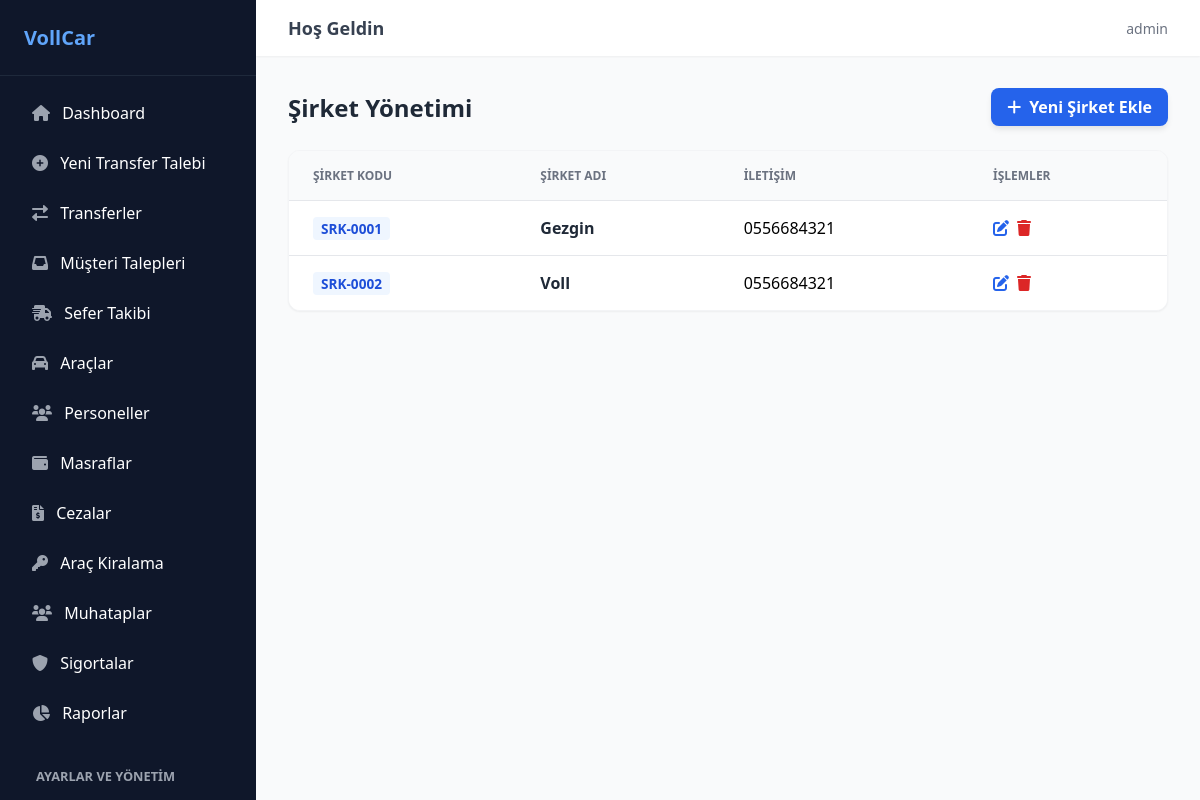
Page /firmalar/ (signed in) on the committed database.
### transfer/models.py (models this page shows, shortened)
class Firma(models.Model):
    sirket_kodu = models.CharField(max_length=50, unique=True, null=True, blank=True, verbose_name="Şirket Kodu")
    ad = models.CharField(max_length=200, verbose_name="Şirket Adı")
    iletisim = models.CharField(max_length=100, null=True, blank=True, verbose_name="İletişim Bilgisi")

### transfer/views.py (the view)
# urls.py: path('firmalar/', staff_only(views.firma_listesi), name='firma_listesi'),
@login_required
def firma_listesi(request):
    firmalar = Firma.objects.all().order_by('ad')
    return render(request, 'transfer/firma_listesi.html', {'firmalar': firmalar})

### transfer/urls.py (called while the page is built)
def staff_only(view_func):
    return user_passes_test(lambda u: u.is_staff, login_url='transfer_listesi')(view_func)

### transfer/templates/transfer/firma_listesi.html (shortened to what this page needs)
{% extends "transfer/base.html" %}
{% block content %}
<div class="card-container-large">
    <div class="card-header">
        <h1 class="card-title">Şirket Yönetimi</h1>
        <a href="{% url 'firma_ekle' %}" class="btn-blue">
            <i class="fas fa-plus"></i> Yeni Şirket Ekle
        </a>
    </div>
    <div class="table-container">
        <table class="data-table">
            <thead>
                <tr>
                    <th>Şirket Kodu</th>
                    <th>Şirket Adı</th>
                    <th>İletişim</th>
                    <th style="width: 150px;">İşlemler</th>
                </tr>
            </thead>
            <tbody>
                {% for firma in firmalar %}
                <tr>
                    <td>
                        <span style="background:#eff6ff; color:#1d4ed8; padding:2px 8px; border-radius:4px; font-size:0.85em; font-weight:bold;">{{ firma.sirket_kodu|default:"-" }}</span>
                    </td>
                    <td>
                        <div class="table-text-bold">{{ firma.ad }}</div>
                    </td>
                    <td>{{ firma.iletisim|default:"-" }}</td>
                    <td>
                        <div class="action-buttons">
                            <a href="{% url 'firma_duzenle' firma.id %}" class="action-btn-blue"><i class="fas fa-edit"></i></a>
                            <a href="{% url 'firma_sil' firma.id %}" class="action-btn-red"><i class="fas fa-trash"></i></a>
                        </div>
                    </td>
                </tr>
                {% endfor %}
            </tbody>
        </table>
    </div>
</div>
{% endblock %}

### transfer/templates/transfer/base.html (shortened to what this page needs)
{% load static %}
<!DOCTYPE html>
<html lang="tr">
<head>
    <link rel="stylesheet" href="{% static 'transfer/css/style.css' %}">
    <link rel="stylesheet" href="https://cdnjs.cloudflare.com/ajax/libs/font-awesome/6.0.0/css/all.min.css">
</head>
<body>
    <div class="app-container">
        <aside class="sidebar" style="overflow-y: auto; height: 100vh;">
            <div class="sidebar-header">
                VollCar
            </div>
            <nav class="sidebar-nav">
                {% if request.user.is_staff %}
                <a href="{% url 'dashboard' %}" class="nav-link {% if request.resolver_match.url_name == 'dashboard' %}active{% endif %}">
                    <i class="fas fa-home"></i> Dashboard
                </a>
                {% endif %}
                <a href="{% url 'transfer_ekle' %}" class="nav-link {% if request.resolver_match.url_name == 'transfer_ekle' %}active{% endif %}">
                    <i class="fas fa-plus-circle"></i> Yeni Transfer Talebi
                </a>
                <a href="{% url 'transfer_listesi' %}" class="nav-link {% if request.resolver_match.url_name == 'transfer_listesi' %}active{% endif %}">
                    <i class="fas fa-exchange-alt"></i> Transferler
                </a>
                {% if request.user.is_staff %}
                <a href="{% url 'transfer_talep_listesi' %}" class="nav-link {% if request.resolver_match.url_name == 'transfer_talep_listesi' %}active{% endif %}">
                    <i class="fas fa-inbox"></i> Müşteri Talepleri
                </a>
                <a href="{% url 'sefer_listesi' %}" class="nav-link {% if request.resolver_match.url_name == 'sefer_listesi' %}active{% endif %}">
                    <i class="fas fa-shipping-fast"></i> Sefer Takibi
                </a>
                <a href="{% url 'arac_listesi' %}" class="nav-link {% if request.resolver_match.url_name == 'arac_listesi' or request.resolver_match.url_name == 'arac_ekle' %}active{% endif %}">
                    <i class="fas fa-car"></i> Araçlar
                </a>
                <a href="{% url 'personel_listesi' %}" class="nav-link {% if request.resolver_match.url_name == 'personel_listesi' or request.resolver_match.url_name == 'personel_ekle' %}active{% endif %}">
                    <i class="fas fa-users"></i> Personeller
                </a>
                <a href="{% url 'masraf_listesi' %}" class="nav-link {% if 'masraf' in request.resolver_match.url_name %}active{% endif %}">
                    <i class="fas fa-wallet"></i> Masraflar
                </a>
                <a href="{% url 'ceza_listesi' %}" class="nav-link {% if 'ceza' in request.resolver_match.url_name %}active{% endif %}">
                    <i class="fas fa-file-invoice-dollar"></i> Cezalar
                </a>
                <a href="{% url 'kiralama_listesi' %}" class="nav-link {% if 'kiralama' in request.resolver_match.url_name %}active{% endif %}">
                    <i class="fas fa-key"></i> Araç Kiralama
                </a>
                <a href="{% url 'muhatap_listesi' %}" class="nav-link {% if 'muhatap' in request.resolver_match.url_name %}active{% endif %}">
                    <i class="fas fa-users"></i> Muhataplar
                </a>
                <a href="{% url 'sigorta_listesi' %}" class="nav-link {% if 'sigorta' in request.resolver_match.url_name %}active{% endif %}">
                    <i class="fas fa-shield-alt"></i> Sigortalar
                </a>
                <a href="{% url 'raporlar_ana' %}" class="nav-link {% if 'rapor' in request.resolver_match.url_name %}active{% endif %}">
                    <i class="fas fa-chart-pie"></i> Raporlar
                </a>
                <div style="padding: 10px 20px; font-size: 0.8rem; color: #9ca3af; text-transform: uppercase; font-weight: bold; margin-top: 15px;">Ayarlar ve Yönetim</div>
                {% endif %}
            </nav>
        </aside>
        <main class="main-content">
            <header class="top-header">
                <h2 class="header-title">Hoş Geldin</h2>
                <div class="user-actions">
                    <span class="user-info">{{ user.username }}</span>
                </div>
            </header>
            <div class="content-wrapper">
                {% block content %}
                {% endblock %}
            </div>
        </main>
    </div>
</body>
</html>

### transfer/static/transfer/css/style.css (style rules this page uses)
body { background-color: #f3f4f6; font-family: ui-sans-serif, system-ui, -apple-system, BlinkMacSystemFont, "Segoe UI", Roboto, "Helvetica Neue", Arial, sans-serif; -webkit-font-smoothing: antialiased; margin: 0; padding: 0; }
.app-container { display: flex; height: 100vh; overflow: hidden; }
.sidebar { width: 256px; background-color: #0f172a; color: white; flex-shrink: 0; display: flex; flex-direction: column; }
.sidebar-header { padding: 1.5rem; font-size: 1.25rem; font-weight: 700; border-bottom: 1px solid #1e293b; color: #60a5fa; }
.sidebar-nav { flex: 1; padding: 1rem; display: flex; flex-direction: column; gap: 0.5rem; }
.sidebar { scrollbar-width: thin; scrollbar-color: #3b82f6 transparent; }
.nav-link { display: block; padding: 0.625rem 1rem; border-radius: 0.25rem; transition: background-color 0.2s; color: white; text-decoration: none; }
.nav-link i { margin-right: 0.5rem; color: #9ca3af; }
.main-content { flex: 1; overflow-y: auto; background-color: #f9fafb; }
.top-header { background-color: white; box-shadow: 0 1px 2px 0 rgba(0, 0, 0, 0.05); padding: 1rem 2rem; display: flex; justify-content: space-between; align-items: center; }
.header-title { font-size: 1.125rem; font-weight: 600; color: #374151; margin: 0; }
.user-info { font-size: 0.875rem; color: #6b7280; }
.user-actions { display: flex; align-items: center; gap: 1rem; }
.content-wrapper { padding: 2rem; }
.card-container-large { max-width: 80rem; margin: 0 auto; }
.card-header { display: flex; justify-content: space-between; align-items: center; margin-bottom: 1.5rem; }
.card-title { font-size: 1.5rem; font-weight: 700; color: #1f2937; margin: 0; }
.btn-blue { background-color: #2563eb; color: white; padding: 0.5rem 1rem; border-radius: 0.5rem; text-decoration: none; display: inline-flex; align-items: center; font-weight: 600; box-shadow: 0 4px 6px -1px rgba(0, 0, 0, 0.1); transition: background-color 0.2s; border: none; cursor: pointer; }
.btn-blue i { margin-right: 0.5rem; }
.table-container { background-color: white; border-radius: 0.75rem; box-shadow: 0 1px 2px 0 rgba(0, 0, 0, 0.05); border: 1px solid #f3f4f6; overflow: hidden; overflow-x: auto; }
.data-table { min-width: 100%; border-collapse: collapse; }
.data-table th { background-color: #f9fafb; padding: 1rem 1.5rem; text-align: left; font-size: 0.75rem; font-weight: 700; color: #6b7280; text-transform: uppercase; }
.data-table td { padding: 1rem 1.5rem; background-color: white; border-top: 1px solid #e5e7eb; }
.action-buttons { display: flex; align-items: center; gap: 0.5rem; }
.action-btn-blue { color: #2563eb; transition: color 0.2s; text-decoration: none; }
.action-btn-red { color: #dc2626; transition: color 0.2s; text-decoration: none; }
.table-text-bold { font-weight: bold; color: #1f2937; }

### rows in the picture
Firma: sirket_kodu "SRK-0001", ad "Gezgin", iletisim "0556684321"
Firma: sirket_kodu "SRK-0002", ad "Voll", iletisim "0556684321"

### other values in the picture
{{ user.username }} "admin"
